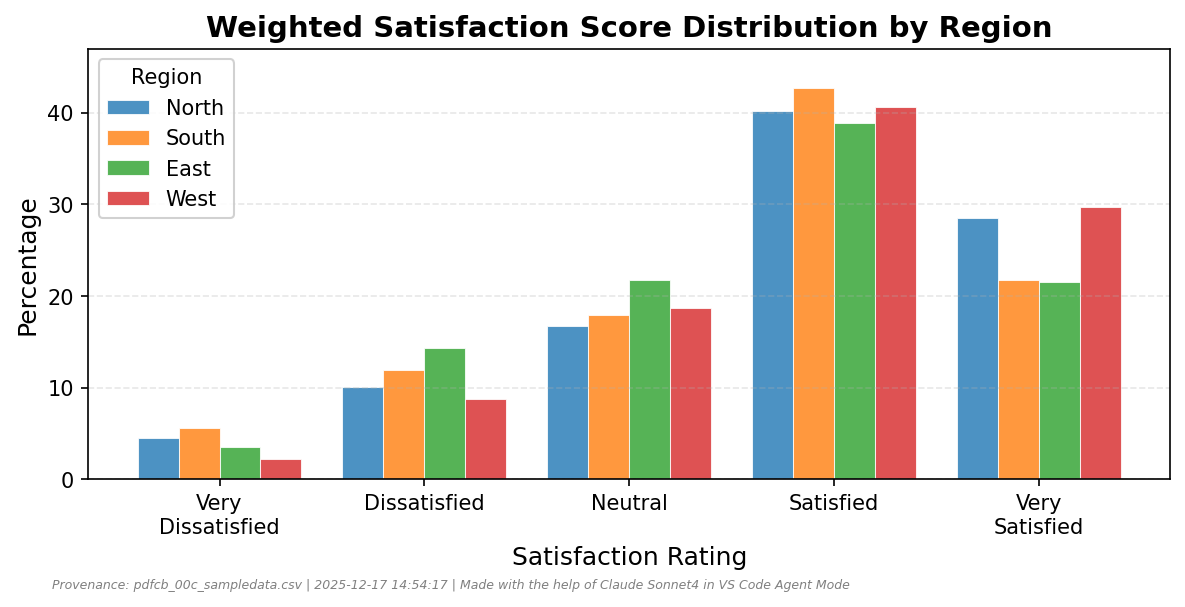

Write the Python code that produced this figure.
"""
Create Weighted Satisfaction Score Distribution by Region
Grouped bar chart showing percentage breakdown within each region

Summary of Prompts Used to Create This Figure:
1. "i want to make a sample image that has a histogram of the satisfaction scores"
2. "adjust histogram to show weighted values by region"
3. "instead of stacked make them side by side. remove the statistics in the box"
4. "adjust so that instead of counts the values are percentage within region"
5. "remove percentage labels"

Authors: 
- Nathanael Rosenheim
- LLM: Claude Sonnet 4

Date Created: December 17, 2025
"""

import pandas as pd
import matplotlib.pyplot as plt
import numpy as np
from datetime import datetime

# Read the sample data
df = pd.read_csv('pdfcb_00c_sampledata.csv')

# Remove missing values for the histogram
df_clean = df[['satscore', 'weight', 'region']].dropna()

print(f"Creating weighted histogram for {len(df_clean)} valid satisfaction responses")
print(f"Missing values: {df['satscore'].isna().sum()}")

# Create the histogram
plt.figure(figsize=(8, 4), dpi=150)  # Good size for footer image

# Define region colors and labels
region_colors = {'1': '#1f77b4', '2': '#ff7f0e', '3': '#2ca02c', '4': '#d62728'}
region_labels = {1: 'North', 2: 'South', 3: 'East', 4: 'West'}

# Create bins for categorical data
bins = np.arange(0.5, 6.5, 1)  # Bins centered on 1,2,3,4,5

# Calculate weighted counts by region for grouped histogram
weighted_counts_by_region = {}
weighted_percentages_by_region = {}

for region in sorted(df_clean['region'].unique()):
    region_data = df_clean[df_clean['region'] == region]
    region_total_weight = region_data['weight'].sum()
    
    weighted_counts = []
    weighted_percentages = []
    
    for score in range(1, 6):
        weight_sum = region_data[region_data['satscore'] == score]['weight'].sum()
        percentage = (weight_sum / region_total_weight) * 100 if region_total_weight > 0 else 0
        
        weighted_counts.append(weight_sum)
        weighted_percentages.append(percentage)
    
    weighted_counts_by_region[region] = weighted_counts
    weighted_percentages_by_region[region] = weighted_percentages

# Create grouped bar chart with percentages
bar_width = 0.2
x = np.arange(1, 6)  # Satisfaction scores 1-5
regions = sorted(weighted_percentages_by_region.keys())

bars = []
for i, region in enumerate(regions):
    percentages = weighted_percentages_by_region[region]
    offset = (i - 1.5) * bar_width  # Center the grouped bars
    bar = plt.bar(x + offset, percentages, bar_width,
                  color=region_colors[str(region)], alpha=0.8,
                  label=region_labels[region], edgecolor='white', linewidth=0.5)
    bars.append(bar)

# Customize the plot
plt.xlabel('Satisfaction Rating', fontsize=12)
plt.ylabel('Percentage', fontsize=12)
plt.title('Weighted Satisfaction Score Distribution by Region', 
          fontsize=14, fontweight='bold')

# Set x-axis ticks and labels
plt.xticks([1, 2, 3, 4, 5], 
           ['Very\nDissatisfied', 'Dissatisfied', 'Neutral', 'Satisfied', 'Very\nSatisfied'],
           fontsize=10)

# Add legend
plt.legend(title='Region', loc='upper left', framealpha=0.9)

# Customize grid and layout
plt.grid(axis='y', alpha=0.3, linestyle='--')

# Calculate max value for y-axis scaling
max_percentage = max([max(percentages) for percentages in weighted_percentages_by_region.values()])
plt.ylim(0, min(max_percentage * 1.1, 100))  # Cap at 100% or add 10% space

# Add provenance note
current_datetime = datetime.now().strftime("%Y-%m-%d %H:%M:%S")
data_filename = "pdfcb_00c_sampledata.csv"
provenance_text = f"Provenance: {data_filename} | {current_datetime} | Made with the help of Claude Sonnet4 in VS Code Agent Mode"

plt.figtext(0.05, 0, provenance_text, fontsize=6, style='italic', 
           color='gray', ha='left', va='bottom')

# Calculate weighted statistics
weights = df_clean['weight']
scores = df_clean['satscore']
weighted_mean = (scores * weights).sum() / weights.sum()
total_weighted_responses = weights.sum()

# For weighted median, need to sort and find cumulative weighted position
sorted_df = df_clean.sort_values('satscore')
cumulative_weights = sorted_df['weight'].cumsum()
median_position = total_weighted_responses / 2
weighted_median = sorted_df[cumulative_weights >= median_position]['satscore'].iloc[0]

# Make layout tight and clean
plt.tight_layout()

# Save the image
output_path = 'pdfcb_00f_satisfaction_dist.png'
plt.savefig(output_path, dpi=150, bbox_inches='tight', 
            facecolor='white', edgecolor='none')

# Close the plot to free memory
plt.close()

print(f"Weighted histogram saved as: {output_path}")
